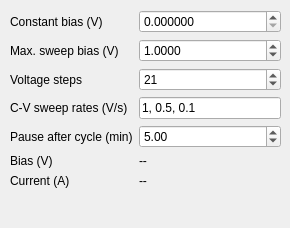
     <widget class="QWidget" name="electrical_settings_tab">
      <attribute name="title">
       <string>DC</string>
      </attribute>
      <widget class="QWidget" name="formLayoutWidget">
       <property name="geometry">
        <rect>
         <x>10</x>
         <y>10</y>
         <width>271</width>
         <height>209</height>
        </rect>
       </property>
       <layout class="QFormLayout" name="formLayout_bias">
        <property name="labelAlignment">
         <set>Qt::AlignLeading|Qt::AlignLeft|Qt::AlignVCenter</set>
        </property>
        <property name="horizontalSpacing">
         <number>6</number>
        </property>
        <item row="0" column="0">
         <widget class="QLabel" name="constant_bias_label">
          <property name="text">
           <string>Constant bias (V)</string>
          </property>
         </widget>
        </item>
        <item row="1" column="0">
         <widget class="QLabel" name="max_bias_label">
          <property name="text">
           <string>Max. sweep bias (V)</string>
          </property>
         </widget>
        </item>
        <item row="2" column="0">
         <widget class="QLabel" name="voltage_steps_label">
          <property name="text">
           <string>Voltage steps</string>
          </property>
         </widget>
        </item>
        <item row="4" column="0">
         <widget class="QLabel" name="pause_keith_label">
          <property name="text">
           <string>Pause after cycle (min)</string>
          </property>
         </widget>
        </item>
        <item row="2" column="1">
         <widget class="QSpinBox" name="voltage_steps">
          <property name="minimum">
           <number>1</number>
          </property>
          <property name="maximum">
           <number>401</number>
          </property>
          <property name="singleStep">
           <number>2</number>
          </property>
          <property name="value">
           <number>21</number>
          </property>
         </widget>
        </item>
        <item row="4" column="1">
         <widget class="QDoubleSpinBox" name="set_keith_pause">
          <property name="minimum">
           <double>0.000000000000000</double>
          </property>
          <property name="maximum">
           <double>100.000000000000000</double>
          </property>
          <property name="singleStep">
           <double>0.000100000000000</double>
          </property>
          <property name="value">
           <double>5.000000000000000</double>
          </property>
         </widget>
        </item>
        <item row="1" column="1">
         <widget class="QDoubleSpinBox" name="max_bias">
          <property name="decimals">
           <number>4</number>
          </property>
          <property name="minimum">
           <double>0.001000000000000</double>
          </property>
          <property name="maximum">
           <double>60.000000000000000</double>
          </property>
          <property name="singleStep">
           <double>0.000100000000000</double>
          </property>
          <property name="value">
           <double>1.000000000000000</double>
          </property>
         </widget>
        </item>
        <item row="0" column="1">
         <widget class="QDoubleSpinBox" name="set_bias">
          <property name="decimals">
           <number>6</number>
          </property>
          <property name="minimum">
           <double>0.000000000000000</double>
          </property>
          <property name="maximum">
           <double>60.000000000000000</double>
          </property>
          <property name="singleStep">
           <double>0.001000000000000</double>
          </property>
          <property name="value">
           <double>0.000000000000000</double>
          </property>
         </widget>
        </item>
        <item row="3" column="0">
         <widget class="QLabel" name="cv_sweep_rates_label">
          <property name="text">
           <string>C-V sweep rates (V/s)</string>
          </property>
         </widget>
        </item>
        <item row="3" column="1">
         <widget class="QLineEdit" name="cv_sweep_rates">
          <property name="text">
           <string>1, 0.5, 0.1</string>
          </property>
          <property name="placeholderText">
           <string>1, 0.5, 0.1</string>
          </property>
         </widget>
        </item>
        <item row="5" column="0">
         <widget class="QLabel" name="bias_label">
          <property name="text">
           <string>Bias (V)</string>
          </property>
         </widget>
        </item>
        <item row="5" column="1">
         <widget class="QLabel" name="actual_bias">
          <property name="text">
           <string>--</string>
          </property>
         </widget>
        </item>
        <item row="6" column="0">
         <widget class="QLabel" name="current_label">
          <property name="text">
           <string>Current (A)</string>
          </property>
         </widget>
        </item>
        <item row="6" column="1">
         <widget class="QLabel" name="current_display">
          <property name="sizePolicy">
           <sizepolicy hsizetype="Ignored" vsizetype="Preferred">
            <horstretch>0</horstretch>
            <verstretch>0</verstretch>
           </sizepolicy>
          </property>
          <property name="text">
           <string>--</string>
          </property>
         </widget>
        </item>
       </layout>
      </widget>
     </widget>
